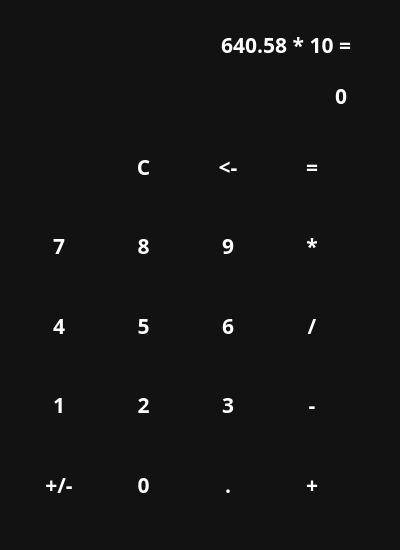
<?xml version="1.0" encoding="UTF-8"?>
<ui version="4.0">
 <class>MainWindow</class>
 <widget class="QMainWindow" name="MainWindow">
  <property name="geometry">
   <rect>
    <x>0</x>
    <y>0</y>
    <width>400</width>
    <height>550</height>
   </rect>
  </property>
  <property name="sizePolicy">
   <sizepolicy hsizetype="Preferred" vsizetype="Preferred">
    <horstretch>0</horstretch>
    <verstretch>0</verstretch>
   </sizepolicy>
  </property>
  <property name="minimumSize">
   <size>
    <width>400</width>
    <height>550</height>
   </size>
  </property>
  <property name="maximumSize">
   <size>
    <width>400</width>
    <height>550</height>
   </size>
  </property>
  <property name="windowTitle">
   <string>Calculator</string>
  </property>
  <widget class="QWidget" name="centralwidget">
   <property name="sizePolicy">
    <sizepolicy hsizetype="Preferred" vsizetype="Maximum">
     <horstretch>0</horstretch>
     <verstretch>0</verstretch>
    </sizepolicy>
   </property>
   <property name="styleSheet">
    <string notr="true">QWidget { 
color: white; 
background-color: #121212; 
font-family: Rubick; 
font-size: 16pt; 
font-weight: 600; 
}
QPushButton {
background-color: transparent;
border: none;
}
QPushButton:hover {
background-color: #666;
}
QPushButton:pressed {
background-color: #888;
}</string>
   </property>
   <widget class="QLineEdit" name="lbl_ent">
    <property name="geometry">
     <rect>
      <x>20</x>
      <y>80</y>
      <width>331</width>
      <height>31</height>
     </rect>
    </property>
    <property name="sizePolicy">
     <sizepolicy hsizetype="Expanding" vsizetype="Maximum">
      <horstretch>0</horstretch>
      <verstretch>0</verstretch>
     </sizepolicy>
    </property>
    <property name="styleSheet">
     <string notr="true">border: none;</string>
    </property>
    <property name="text">
     <string>0</string>
    </property>
    <property name="alignment">
     <set>Qt::AlignRight|Qt::AlignTrailing|Qt::AlignVCenter</set>
    </property>
   </widget>
   <widget class="QWidget" name="gridLayoutWidget">
    <property name="geometry">
     <rect>
      <x>20</x>
      <y>130</y>
      <width>331</width>
      <height>391</height>
     </rect>
    </property>
    <layout class="QGridLayout" name="layout_btns">
     <item row="3" column="1">
      <widget class="QPushButton" name="btn_5">
       <property name="sizePolicy">
        <sizepolicy hsizetype="Minimum" vsizetype="Expanding">
         <horstretch>0</horstretch>
         <verstretch>0</verstretch>
        </sizepolicy>
       </property>
       <property name="text">
        <string>5</string>
       </property>
       <property name="shortcut">
        <string>5</string>
       </property>
      </widget>
     </item>
     <item row="2" column="2">
      <widget class="QPushButton" name="btn_9">
       <property name="sizePolicy">
        <sizepolicy hsizetype="Minimum" vsizetype="Expanding">
         <horstretch>0</horstretch>
         <verstretch>0</verstretch>
        </sizepolicy>
       </property>
       <property name="text">
        <string>9</string>
       </property>
       <property name="shortcut">
        <string>9</string>
       </property>
      </widget>
     </item>
     <item row="3" column="0">
      <widget class="QPushButton" name="btn_4">
       <property name="sizePolicy">
        <sizepolicy hsizetype="Minimum" vsizetype="Expanding">
         <horstretch>0</horstretch>
         <verstretch>0</verstretch>
        </sizepolicy>
       </property>
       <property name="text">
        <string>4</string>
       </property>
      </widget>
     </item>
     <item row="3" column="2">
      <widget class="QPushButton" name="btn_6">
       <property name="sizePolicy">
        <sizepolicy hsizetype="Minimum" vsizetype="Expanding">
         <horstretch>0</horstretch>
         <verstretch>0</verstretch>
        </sizepolicy>
       </property>
       <property name="text">
        <string>6</string>
       </property>
      </widget>
     </item>
     <item row="3" column="3">
      <widget class="QPushButton" name="btn_div">
       <property name="sizePolicy">
        <sizepolicy hsizetype="Minimum" vsizetype="Expanding">
         <horstretch>0</horstretch>
         <verstretch>0</verstretch>
        </sizepolicy>
       </property>
       <property name="text">
        <string>/</string>
       </property>
       <property name="shortcut">
        <string>/</string>
       </property>
      </widget>
     </item>
     <item row="2" column="1">
      <widget class="QPushButton" name="btn_8">
       <property name="sizePolicy">
        <sizepolicy hsizetype="Minimum" vsizetype="Expanding">
         <horstretch>0</horstretch>
         <verstretch>0</verstretch>
        </sizepolicy>
       </property>
       <property name="text">
        <string>8</string>
       </property>
       <property name="shortcut">
        <string>8</string>
       </property>
      </widget>
     </item>
     <item row="0" column="3">
      <widget class="QPushButton" name="btn_is">
       <property name="sizePolicy">
        <sizepolicy hsizetype="Minimum" vsizetype="Expanding">
         <horstretch>0</horstretch>
         <verstretch>0</verstretch>
        </sizepolicy>
       </property>
       <property name="text">
        <string>=</string>
       </property>
      </widget>
     </item>
     <item row="2" column="0">
      <widget class="QPushButton" name="btn_7">
       <property name="sizePolicy">
        <sizepolicy hsizetype="Minimum" vsizetype="Expanding">
         <horstretch>0</horstretch>
         <verstretch>0</verstretch>
        </sizepolicy>
       </property>
       <property name="text">
        <string>7</string>
       </property>
       <property name="shortcut">
        <string>7</string>
       </property>
      </widget>
     </item>
     <item row="2" column="3">
      <widget class="QPushButton" name="btn_mul">
       <property name="sizePolicy">
        <sizepolicy hsizetype="Minimum" vsizetype="MinimumExpanding">
         <horstretch>0</horstretch>
         <verstretch>0</verstretch>
        </sizepolicy>
       </property>
       <property name="text">
        <string>*</string>
       </property>
       <property name="shortcut">
        <string>*</string>
       </property>
      </widget>
     </item>
     <item row="4" column="2">
      <widget class="QPushButton" name="btn_3">
       <property name="sizePolicy">
        <sizepolicy hsizetype="Minimum" vsizetype="Expanding">
         <horstretch>0</horstretch>
         <verstretch>0</verstretch>
        </sizepolicy>
       </property>
       <property name="text">
        <string>3</string>
       </property>
       <property name="shortcut">
        <string>3</string>
       </property>
      </widget>
     </item>
     <item row="4" column="1">
      <widget class="QPushButton" name="btn_2">
       <property name="sizePolicy">
        <sizepolicy hsizetype="Minimum" vsizetype="Expanding">
         <horstretch>0</horstretch>
         <verstretch>0</verstretch>
        </sizepolicy>
       </property>
       <property name="text">
        <string>2</string>
       </property>
       <property name="shortcut">
        <string>2</string>
       </property>
      </widget>
     </item>
     <item row="4" column="0">
      <widget class="QPushButton" name="btn_1">
       <property name="sizePolicy">
        <sizepolicy hsizetype="Minimum" vsizetype="Expanding">
         <horstretch>0</horstretch>
         <verstretch>0</verstretch>
        </sizepolicy>
       </property>
       <property name="text">
        <string>1</string>
       </property>
       <property name="shortcut">
        <string>1</string>
       </property>
      </widget>
     </item>
     <item row="4" column="3">
      <widget class="QPushButton" name="btn_sub">
       <property name="sizePolicy">
        <sizepolicy hsizetype="Minimum" vsizetype="Expanding">
         <horstretch>0</horstretch>
         <verstretch>0</verstretch>
        </sizepolicy>
       </property>
       <property name="text">
        <string>-</string>
       </property>
       <property name="shortcut">
        <string>-</string>
       </property>
      </widget>
     </item>
     <item row="5" column="3">
      <widget class="QPushButton" name="btn_add">
       <property name="sizePolicy">
        <sizepolicy hsizetype="Minimum" vsizetype="Expanding">
         <horstretch>0</horstretch>
         <verstretch>0</verstretch>
        </sizepolicy>
       </property>
       <property name="text">
        <string>+</string>
       </property>
       <property name="shortcut">
        <string>+</string>
       </property>
      </widget>
     </item>
     <item row="5" column="1">
      <widget class="QPushButton" name="btn_0">
       <property name="sizePolicy">
        <sizepolicy hsizetype="Minimum" vsizetype="Expanding">
         <horstretch>0</horstretch>
         <verstretch>0</verstretch>
        </sizepolicy>
       </property>
       <property name="text">
        <string>0</string>
       </property>
       <property name="shortcut">
        <string>0</string>
       </property>
      </widget>
     </item>
     <item row="5" column="2">
      <widget class="QPushButton" name="btn_point">
       <property name="sizePolicy">
        <sizepolicy hsizetype="Minimum" vsizetype="Expanding">
         <horstretch>0</horstretch>
         <verstretch>0</verstretch>
        </sizepolicy>
       </property>
       <property name="text">
        <string>.</string>
       </property>
      </widget>
     </item>
     <item row="5" column="0">
      <widget class="QPushButton" name="btn_abs">
       <property name="sizePolicy">
        <sizepolicy hsizetype="Minimum" vsizetype="Expanding">
         <horstretch>0</horstretch>
         <verstretch>0</verstretch>
        </sizepolicy>
       </property>
       <property name="text">
        <string>+/-</string>
       </property>
      </widget>
     </item>
     <item row="0" column="2">
      <widget class="QPushButton" name="btn_back">
       <property name="sizePolicy">
        <sizepolicy hsizetype="Minimum" vsizetype="Expanding">
         <horstretch>0</horstretch>
         <verstretch>0</verstretch>
        </sizepolicy>
       </property>
       <property name="text">
        <string>&lt;-</string>
       </property>
      </widget>
     </item>
     <item row="0" column="1">
      <widget class="QPushButton" name="btn_clr">
       <property name="sizePolicy">
        <sizepolicy hsizetype="Minimum" vsizetype="Expanding">
         <horstretch>0</horstretch>
         <verstretch>0</verstretch>
        </sizepolicy>
       </property>
       <property name="text">
        <string>C</string>
       </property>
      </widget>
     </item>
    </layout>
   </widget>
   <widget class="QLabel" name="lbl_temp">
    <property name="geometry">
     <rect>
      <x>10</x>
      <y>29</y>
      <width>341</width>
      <height>31</height>
     </rect>
    </property>
    <property name="sizePolicy">
     <sizepolicy hsizetype="Preferred" vsizetype="Maximum">
      <horstretch>0</horstretch>
      <verstretch>0</verstretch>
     </sizepolicy>
    </property>
    <property name="text">
     <string>640.58 * 10 =</string>
    </property>
    <property name="alignment">
     <set>Qt::AlignRight|Qt::AlignTrailing|Qt::AlignVCenter</set>
    </property>
   </widget>
  </widget>
 </widget>
 <resources/>
 <connections/>
</ui>
